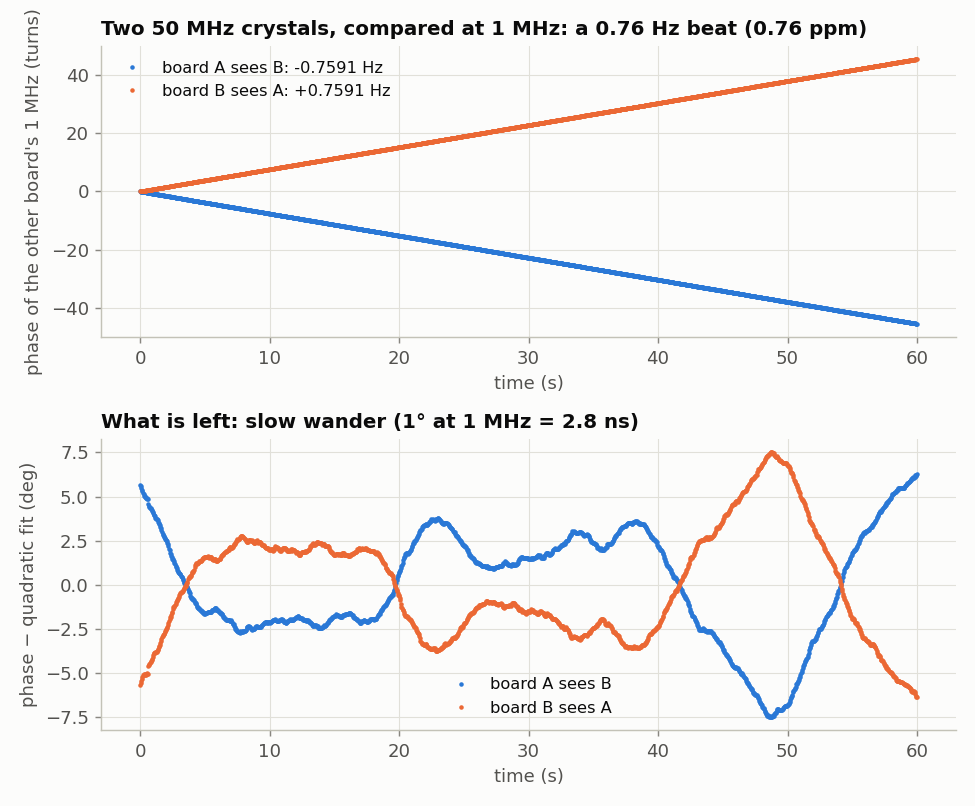
#> input picture tutorial/img/tb_beat.png, 975 x 806 px
$ python fig_teasers.py
#> lines starting #> are read from the running program, lines starting #| are printed output that depends on the picture
"""Small opening figures, cropped from figures made by the other scripts (run those first).

    python3 fig_teasers.py      # writes tutorial/img/*_top.png
"""
import os

from PIL import Image

IMG = os.path.join(os.path.dirname(os.path.abspath(__file__)), "..", "..", "tutorial", "img")
SURFACE = (252, 252, 251)

# (source, output, [crop boxes stacked top to bottom], in pixels of the source)
CROPS = [
    ("tb_beat.png", "tb_beat_top.png", [(0, 0, 975, 395)]),            # 5.01: the beat
    ("tb_warmup.png", "tb_warmup_top.png", [(0, 0, 975, 385), (0, 768, 975, 832)]),  # 5.02: + the time axis
    ("pll.png", "pll_top.png", [(0, 0, 1040, 375)]),                   # the faster DAC's reach
    ("sawtooth.png", "sawtooth_top.png", [(0, 0, 1040, 395)]),         # 1c
    ("sine.png", "sine_top.png", [(0, 0, 1040, 395)]),                 # 1d
    ("capture.png", "capture_top.png", [(0, 0, 1040, 455)]),           # 1g
    ("loopback_step.png", "loopback_step_top.png", [(0, 0, 1040, 425)]),  # 1h
]
for src, out, boxes in CROPS:
    im = Image.open(os.path.join(IMG, src)).convert("RGB")
    parts = [im.crop(b) for b in boxes]
#> parts = 1 item
    canvas = Image.new("RGB", (max(p.width for p in parts), sum(p.height for p in parts)), SURFACE)
    y = 0
    for p in parts:
        canvas.paste(p, (0, y))
        y += p.height
#> this loop made 1 pass
#> y on pass 1: 395
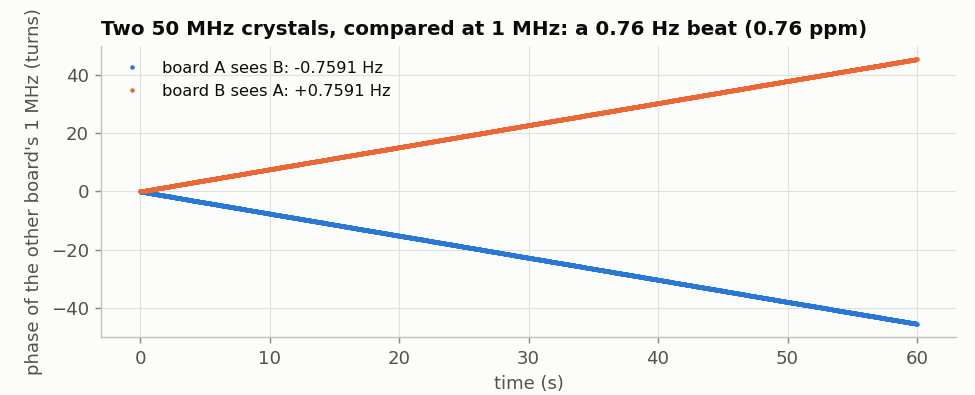
#> canvas: PIL image 975x395 RGB; mean R, G, B 244.1, 243.5, 242.8
#> after the loop, y = 395
    canvas.save(os.path.join(IMG, out))
    print("wrote", out, canvas.size)
#| wrote tb_beat_top.png (975, 395)
#> (the run stopped early here; a loop or call above may not have finished)
